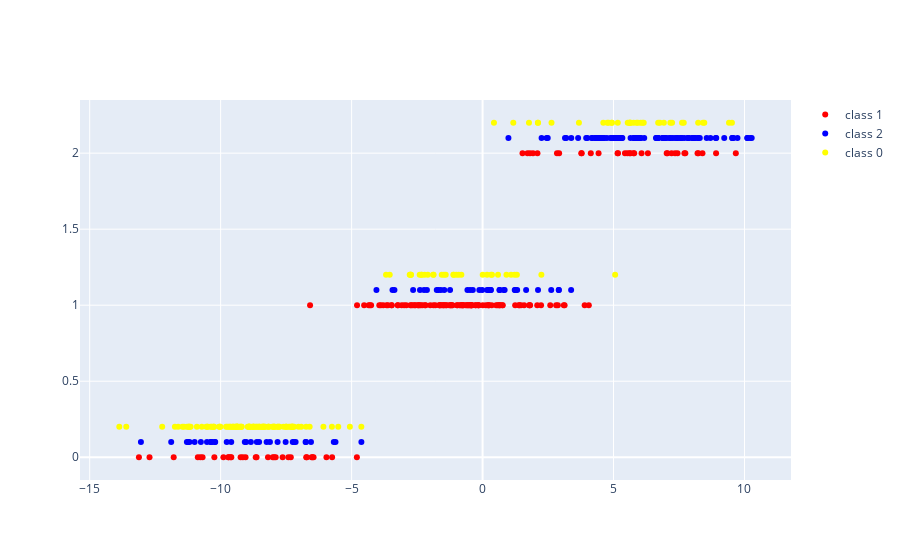

Notebook code for this chart:
### Markdown cell above
# Three classes

### Code cell
np.random.seed(69634)

def default_applyer(blob_index):
    if blob_index == 0:
        return np.random.choice(range(3), 1, p=[0.6, 0.2, 0.2])[0]
    if blob_index == 1:
        return np.random.choice(range(3), 1, p=[0.25, 0.5, 0.25])[0]
    if blob_index == 2:
        return np.random.choice(range(3), 1, p=[0.2, 0.2, 0.6])[0]
    
example_data["class3"] = example_data['blob'].apply(default_applyer)

three_classes_fig = blobs_with_classes_scatter(
    example_data, fig = go.Figure(), class_var = 'class3', 
    colors = ['red', 'blue', 'yellow']
)
three_classes_fig.show()

### Figure 1 — Plotly figure (JSON) as saved in the notebook; plotly's stock layout.template omitted (floating-point values rounded to 4 significant figures; data arrays with more than 128 entries replaced by an {"elided": "..."} marker saying what was removed)
{"data": [{"marker": {"color": "red"}, "mode": "markers", "name": "class 1", "type": "scatter", "x": {"elided": "165 float values"}, "y": {"elided": "165 int values"}}, {"marker": {"color": "blue"}, "mode": "markers", "name": "class 2", "type": "scatter", "x": {"elided": "165 float values"}, "y": {"elided": "165 float values"}}, {"marker": {"color": "yellow"}, "mode": "markers", "name": "class 0", "type": "scatter", "x": {"elided": "170 float values"}, "y": {"elided": "170 float values"}}], "layout": {"autosize": true, "xaxis": {"autorange": true, "range": [-15.42, 11.82], "type": "linear"}, "yaxis": {"autorange": true, "range": [-0.1816, 2.382], "type": "linear"}}}
